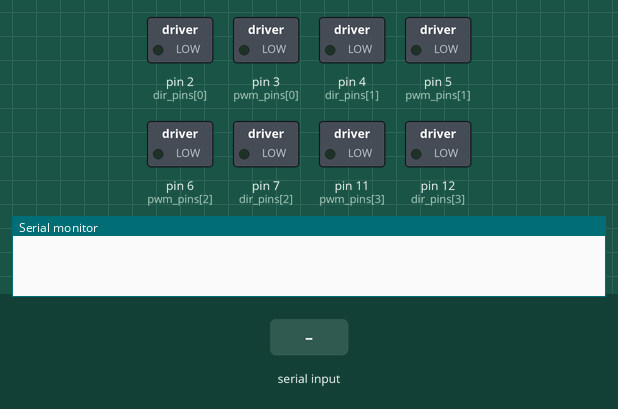
Simulated run of this sketch. Board: Arduino Uno, built with avr-gcc and run on an emulated ATmega328P. On the bench: switched loads named in the sketch (green lamp = pin HIGH), the last lines printed to the serial monitor. The inputs (shaded band) are chosen by the test bench.

Above: at 1.2 s.
1.3 s: "," received over Serial
At 2.0 s:
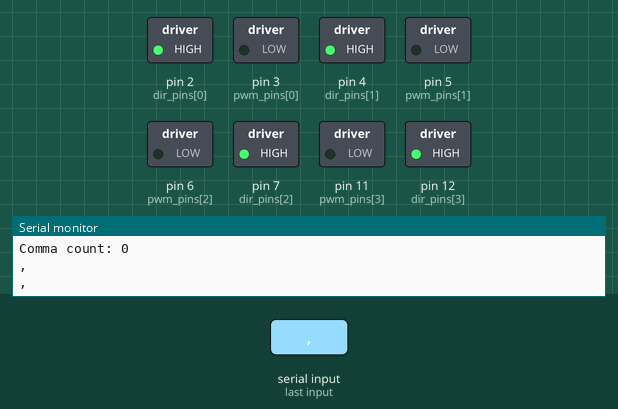
2.8 s: "90,45\n" received over Serial
Timing chart, 0 to 5.8 s (numbered marks = the images above; inputs shaded):
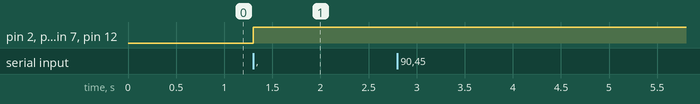

Measured:
- after the input at 1.3 s, pin 2 (dir_pins[0]), pin 4 (dir_pins[1]), pin 7 (dir_pins[2]), pin 12 (dir_pins[3]): LOW → HIGH at once

The sketch:

MotorDriver.ino
```cpp
#define NUM_MOTORS 4
//   ^
//w1---w2
//|     |
//|     |
//w3---w4

int dir_pins[NUM_MOTORS] = {2, 4, 7, 12};
int pwm_pins[NUM_MOTORS] = {3, 5, 6, 11};
int dir_correction[NUM_MOTORS] = {1, -1, 1, -1};
String data;

void setup()
{
  Serial.begin(115200);
  // Set dir and pwm pins as output
  for (int i = 0; i < NUM_MOTORS; i++)
  {
    pinMode(dir_pins[i], OUTPUT);
    pinMode(pwm_pins[i], OUTPUT);

    digitalWrite(pwm_pins[i], 0);
  }
}

void loop()
{
  data = "";
  while(Serial.available())
  {
    delay(1);
    if (Serial.available() > 0)
    {
      char c = Serial.read();
      data += c;
    }
  }
  // We expect input data to be in the form
  // "[w1, w2, w3, w4]"
  if (data.length() > 0)
  {
    // Remove the brackets
    data = data.substring(1, data.length() - 1);

    int comma_indices[NUM_MOTORS -1] = {0, 0, 0};
    int comma_count = 0;
    int wheel_speeds[NUM_MOTORS] = {0, 0, 0, 0};

    for (int i = 0; i < data.length() - 1; i++)
    {
      if (data[i] == ',' && comma_count < 3)
      {
        comma_indices[comma_count] = i;
        comma_count++;
      }
    }

    Serial.print("Comma count: ");
    Serial.println(comma_count);
    for (int i = 0; i < NUM_MOTORS; i++)
    {
      String raw_data = "";
      if (i == 0)
        raw_data = data.substring(0, comma_indices[i]);

      else if (i == NUM_MOTORS - 1)
        raw_data = data.substring(comma_indices[i -1] + 1, data.length());

      else
        raw_data = data.substring(comma_indices[i-1] + 1, comma_indices[i]);

      Serial.println(raw_data);
      wheel_speeds[i] = raw_data.toInt();
    }


    for (int i = 0; i < NUM_MOTORS; i++)
    {
      int corrected_val = wheel_speeds[i] * dir_correction[i];
      if (corrected_val < 0)
        digitalWrite(dir_pins[i], 0);
      else
        digitalWrite(dir_pins[i], 1);
      analogWrite(pwm_pins[i], abs(corrected_val));
    }
  }
}
```
